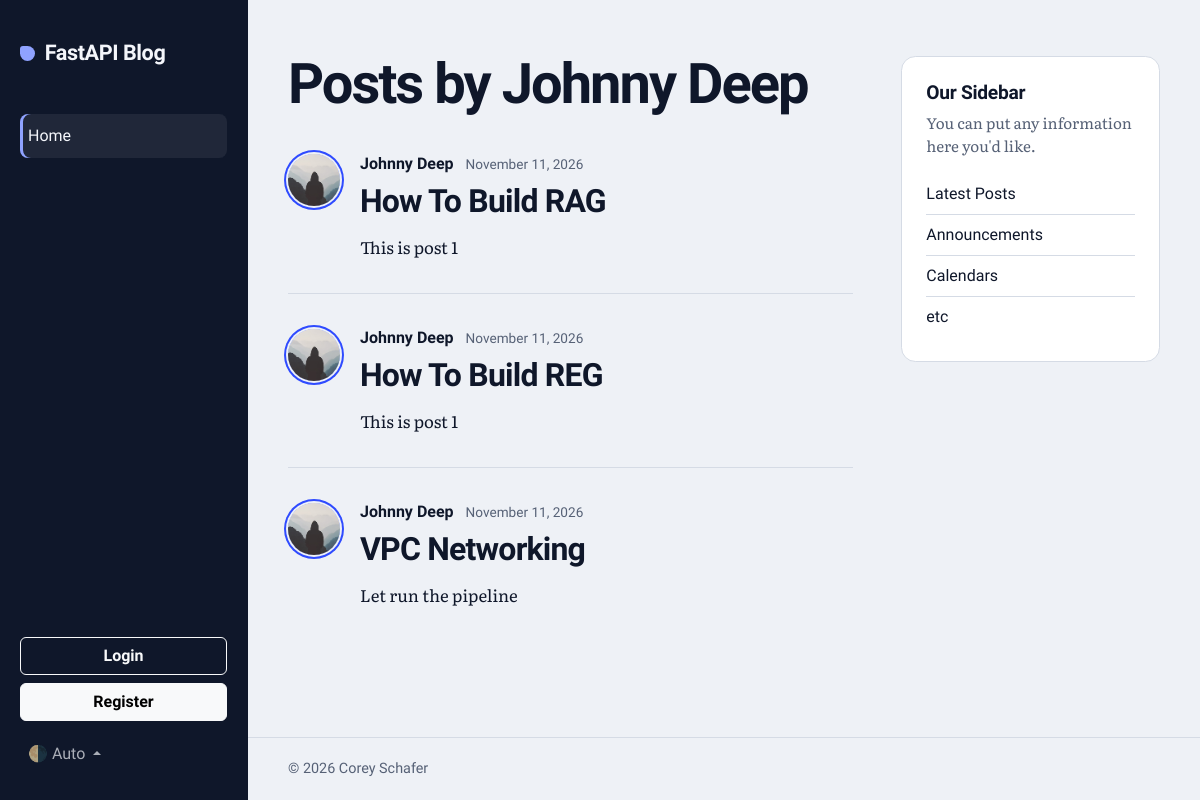
Before: /users/1/posts with the older database file.
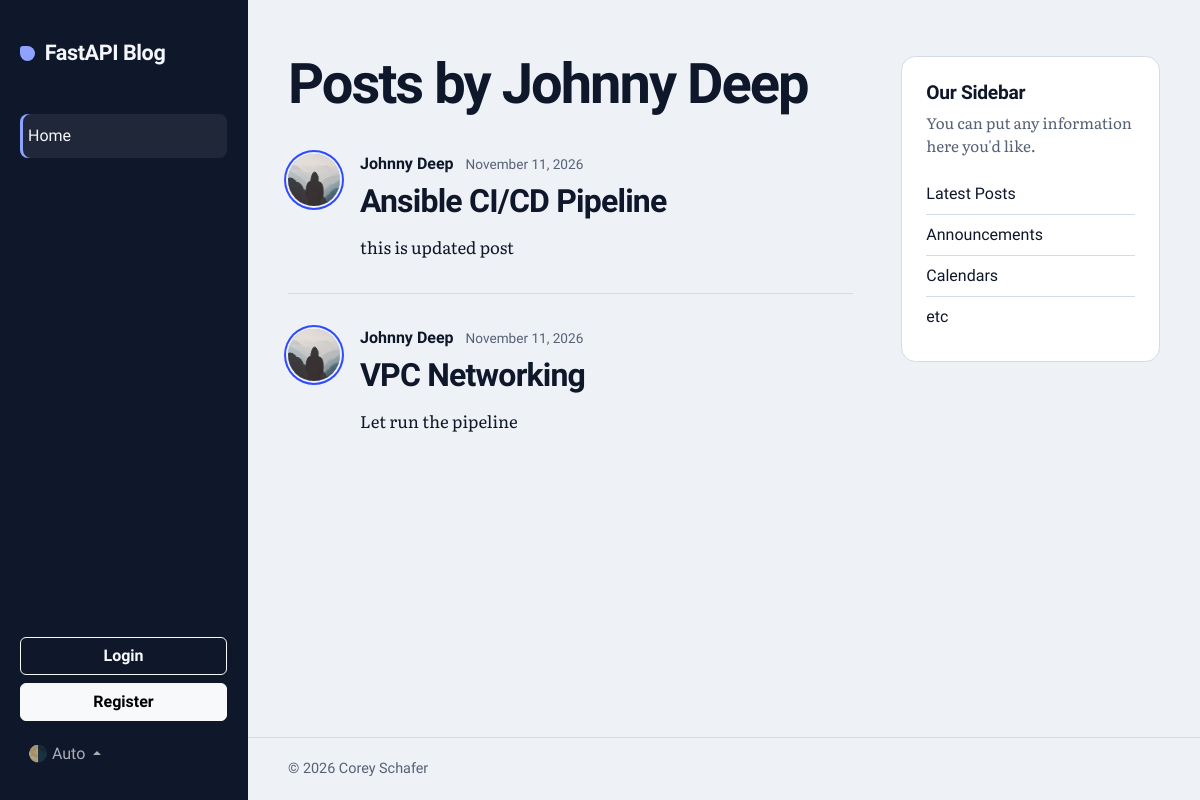
After: the same page with the newer database file.
### models.py (models this page shows, shortened)
class Post(Base):
    __tablename__ = "posts"
    id: Mapped[int] = mapped_column(Integer, primary_key=True, index=True)
    title: Mapped[str] = mapped_column(String(100), nullable=False)
    content: Mapped[str] = mapped_column(Text, nullable=False)
    user_id: Mapped[int] = mapped_column(
        ForeignKey("users.id"),
        nullable=False,
        index=True
    )
    date_posted: Mapped[datetime] = mapped_column(
        DateTime(timezone=True),
        default=lambda: datetime.now(UTC),
    )
    author: Mapped[User] = relationship(back_populates="posts")

class User(Base):
    __tablename__ = "users"
    id: Mapped[int] = mapped_column(Integer, primary_key=True, index=True)
    username: Mapped[str] = mapped_column(String(50), unique=True, index=True, nullable=False)
    email: Mapped[str] = mapped_column(String(100), unique=True, index=True, nullable=False)
    image_file: Mapped[str | None] = mapped_column(
        String(200),
        nullable=True,
        default=None,
    )
    posts: Mapped[list[Post]] = relationship(back_populates="author", cascade="all, delete-orphan")

### main.py (the view)
@app.get("/users/{user_id}/posts", include_in_schema=False, name="user_posts")
def user_posts_page(request: Request, user_id: int, db: DbSession):
    user = db.execute(
        select(models.User).where(models.User.id == user_id)
    ).scalars().first()
    if not user:
        raise HTTPException(
            status_code=status.HTTP_404_NOT_FOUND,
            detail=f"User with id {user_id} not found"
        )
    posts = db.execute(
        select(models.Post).where(models.Post.user_id == user_id)
    ).scalars().all()
    return templates.TemplateResponse(
        request=request,
        name="user_posts.html",
        context={"posts": posts, "user": user, "title": f"{user.username}'s Posts"}
    )

### templates/user_posts.html
{% extends "layout.html" %}
{% block content %}
  <h1 class="feed-title">Posts by {{ user.username }}</h1>
  {% for post in posts %}
    <article class="post">
      <img class="article-img"
           src="{{ post.author.image_path }}"
           alt="{{ post.author.username }}'s profile picture"
           width="52"
           height="52"
           loading="lazy">
      <div class="post-body">
        <div class="article-metadata">
          <a class="article-author"
             href="{{ url_for('user_posts', user_id=post.author.id) }}">{{ post.author.username }}</a>
          <small class="article-date">{{ post.date_posted.strftime("%B %d, %Y") }}</small>
        </div>
        <h2 class="post-heading">
          <a class="article-title"
             href="{{ url_for('post_page', post_id=post.id) }}">{{ post.title }}</a>
        </h2>
        <p class="article-content">{{ post.content }}</p>
      </div>
    </article>
  {% else %}
    <p class="feed-empty">No posts by this user yet.</p>
  {% endfor %}
{% endblock content %}

Changed rows visible on the page:
removed Post: author.username "Johnny Deep", date_posted "November 11, 2026", title "How To Build REG", content "This is post 1"
changed Post: title "How To Build RAG" → "Ansible CI/CD Pipeline"; content "This is post 1" → "this is updated post"
